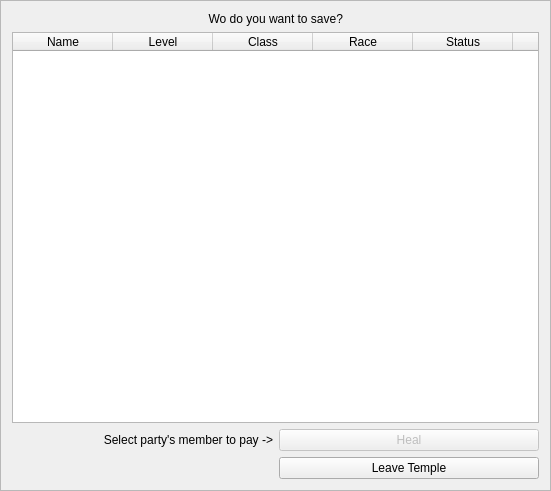
<?xml version="1.0" encoding="UTF-8"?>
<ui version="4.0">
 <class>cantFrame</class>
 <widget class="QFrame" name="cantFrame">
  <property name="geometry">
   <rect>
    <x>0</x>
    <y>0</y>
    <width>551</width>
    <height>491</height>
   </rect>
  </property>
  <property name="windowTitle">
   <string>Frame</string>
  </property>
  <property name="frameShape">
   <enum>QFrame::StyledPanel</enum>
  </property>
  <property name="frameShadow">
   <enum>QFrame::Raised</enum>
  </property>
  <layout class="QGridLayout" name="gridLayout">
   <item row="2" column="1">
    <widget class="QPushButton" name="saveButton">
     <property name="enabled">
      <bool>false</bool>
     </property>
     <property name="text">
      <string>Heal</string>
     </property>
    </widget>
   </item>
   <item row="2" column="0">
    <widget class="QLabel" name="char_to_pay_label">
     <property name="text">
      <string>Select party's member to pay -&gt;</string>
     </property>
     <property name="alignment">
      <set>Qt::AlignRight|Qt::AlignTrailing|Qt::AlignVCenter</set>
     </property>
    </widget>
   </item>
   <item row="3" column="1">
    <widget class="QPushButton" name="leaveCantButton">
     <property name="text">
      <string>Leave Temple</string>
     </property>
    </widget>
   </item>
   <item row="1" column="0" colspan="2">
    <widget class="QTableWidget" name="injured_char_table">
     <property name="maximumSize">
      <size>
       <width>551</width>
       <height>431</height>
      </size>
     </property>
     <property name="layoutDirection">
      <enum>Qt::LeftToRight</enum>
     </property>
     <property name="verticalScrollBarPolicy">
      <enum>Qt::ScrollBarAlwaysOff</enum>
     </property>
     <property name="horizontalScrollBarPolicy">
      <enum>Qt::ScrollBarAlwaysOff</enum>
     </property>
     <property name="sizeAdjustPolicy">
      <enum>QAbstractScrollArea::AdjustToContents</enum>
     </property>
     <property name="editTriggers">
      <set>QAbstractItemView::NoEditTriggers</set>
     </property>
     <property name="selectionMode">
      <enum>QAbstractItemView::SingleSelection</enum>
     </property>
     <property name="selectionBehavior">
      <enum>QAbstractItemView::SelectRows</enum>
     </property>
     <property name="columnCount">
      <number>6</number>
     </property>
     <column>
      <property name="text">
       <string>Name</string>
      </property>
     </column>
     <column>
      <property name="text">
       <string>Level</string>
      </property>
     </column>
     <column>
      <property name="text">
       <string>Class</string>
      </property>
     </column>
     <column>
      <property name="text">
       <string>Race</string>
      </property>
     </column>
     <column>
      <property name="text">
       <string>Status</string>
      </property>
     </column>
     <column>
      <property name="text">
       <string>Cost</string>
      </property>
     </column>
    </widget>
   </item>
   <item row="0" column="0" colspan="2" alignment="Qt::AlignHCenter">
    <widget class="QLabel" name="char_to_save_label">
     <property name="text">
      <string>Wo do you want to save?</string>
     </property>
     <property name="alignment">
      <set>Qt::AlignRight|Qt::AlignTrailing|Qt::AlignVCenter</set>
     </property>
    </widget>
   </item>
  </layout>
 </widget>
 <resources/>
 <connections/>
</ui>
